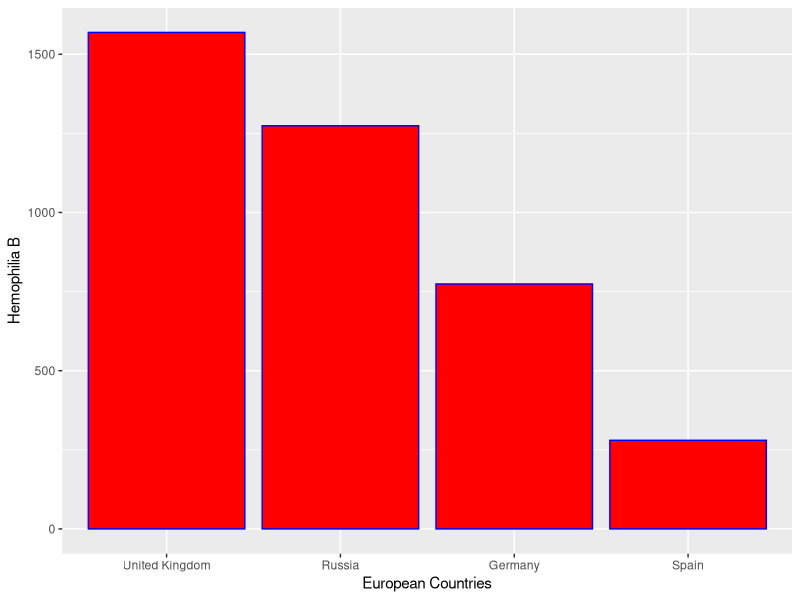
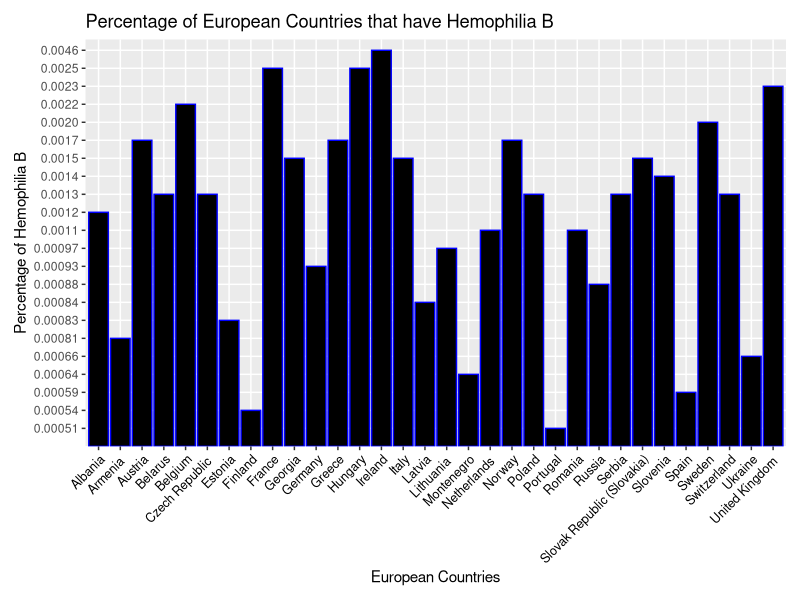
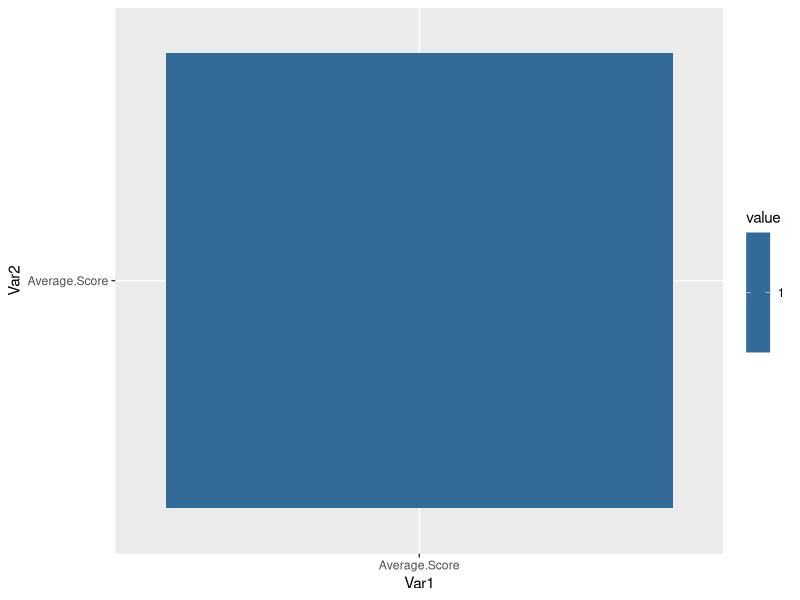

These figures' R source, in order:
## ---- chunk 1
knitr::opts_chunk$set(echo = TRUE)
## ---- chunk 2
#Create data frame table
European_Countries <- c("United Kingdom", "Russia", "Germany", "Spain")
#Define hemophilia cases as a number
Hemophilia_Cases <- c(1569, 1274, 774, 280)
Hemophilia_Europe <- data.frame(European_Countries, Hemophilia_Cases)
#Define countries as a factor, setting their order
Hemophilia_Europe$European_Countries <- factor(Hemophilia_Europe$European_Countries, levels=Hemophilia_Europe$European_Countries)
print(Hemophilia_Europe)

## ---- chunk 3
install.packages("ggplot2")
library(ggplot2)
## ---- chunk 4
#creates bar graph using the table we created
ggplot(data = Hemophilia_Europe, aes(x=European_Countries, y=Hemophilia_Cases)) + geom_bar(stat = "identity", color= "blue", fill="red") + labs(x="European Countries", y= "Hemophilia B", ylim= c(250,1600))
## ---- chunk 5
#Upload spreadsheet. 
Europe_HemophiliaB_Percentage <-read.csv("Europe_HemophiliaB_Percentage.csv")

#Delete NO VALUE rows, create vector to delete values. 
Europe_HemophiliaB_Percentage <-Europe_HemophiliaB_Percentage[-c(2,5,8,9,10,11,13,21,24,25,27,29,30,31,32,35,41,50),]

#Create Bar Graph of all the countries and the percentage of Hemophilia B in the populations 
ggplot(data = Europe_HemophiliaB_Percentage, aes(x=European.Countries, y=Percentage.with.Hemophilia.B)) + geom_bar(stat = "identity", color="blue", fill="black") + labs(x = "European Countries", y= "Percentage of Hemophilia B", title = "Percentage of European Countries that have Hemophilia B") +theme(axis.text.x = element_text(angle = 45, size = 9,color = "black", face = "plain", vjust = 1, hjust = 1),plot.margin = margin(10, 10, 10, 10))

## ---- chunk 6
#Upload spreadsheet
LikelihoodScores <-read.csv("LikelihoodScores.csv")

#Access ggplot 
library(ggplot2)
#Install reshape2
install.packages("reshape2")
library(reshape2)

#Create heat map of royal houses and average score of Hemophilia in each house
data <- cor(LikelihoodScores[sapply(LikelihoodScores,is.numeric)])
 
data1 <- melt(data)
 
ggplot(data1, aes(x = Var1,
                  y = Var2,
                  fill = value))+geom_tile()
